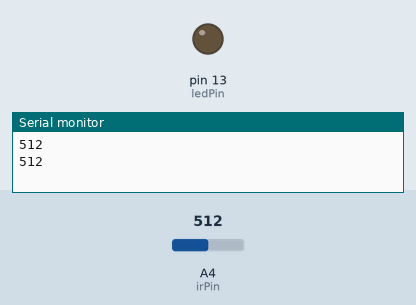
This sketch was run on a simulated Arduino Uno, built with avr-gcc and run on an emulated ATmega328P. Shown: output pins drawn as LEDs (lit = HIGH), the last lines printed to the serial monitor. The inputs (shaded band) are chosen by the test bench; at power-on: A4 (irPin) = 512.

Above: at 1.8 s.
1.9 s: A4 (irPin) set to 109
3.4 s: A4 (irPin) set to 91
At 5.2 s:
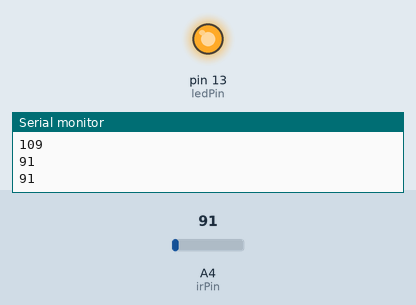
5.5 s: A4 (irPin) set to 110
At 6.8 s:
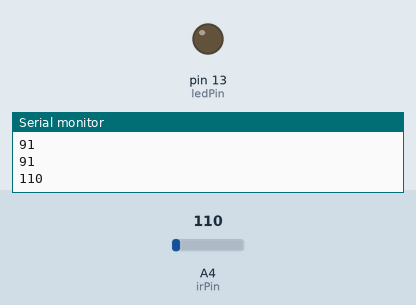
7.5 s: A4 (irPin) set to 90
At 8.3 s:
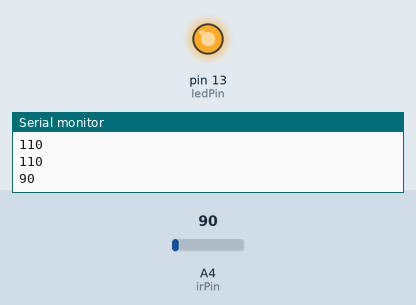
Timing chart, 0 to 10.5 s (numbered marks = the images above; inputs shaded):
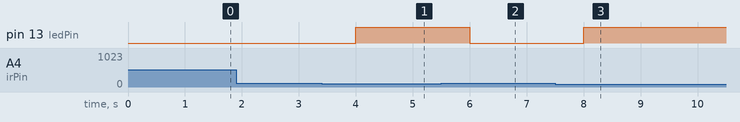

The sketch:

ir-led.ino
```cpp
int ledPin = 13;
int irPin = A4;

int val = 0;

void setup(){
  Serial.begin(9600);
  pinMode(irPin, INPUT);
  pinMode(ledPin, OUTPUT);
}

void loop(){
 val = analogRead(irPin);

 if (val > 100){
   Serial.println(val);
   digitalWrite(ledPin, LOW);
 } else {
   Serial.println(val);
   digitalWrite(ledPin, HIGH);
 }

 delay(1000);

}
```

Measured:
- the behaviour switches between 101 and 100 on A4 (irPin) (found by bisection; images 0 and 1)
- after the input at 3.4 s, pin 13 (ledPin): LOW → HIGH after 0.60 s
- after the input at 5.5 s, pin 13 (ledPin): HIGH → LOW after 0.50 s
- after the input at 7.5 s, pin 13 (ledPin): LOW → HIGH after 0.50 s
